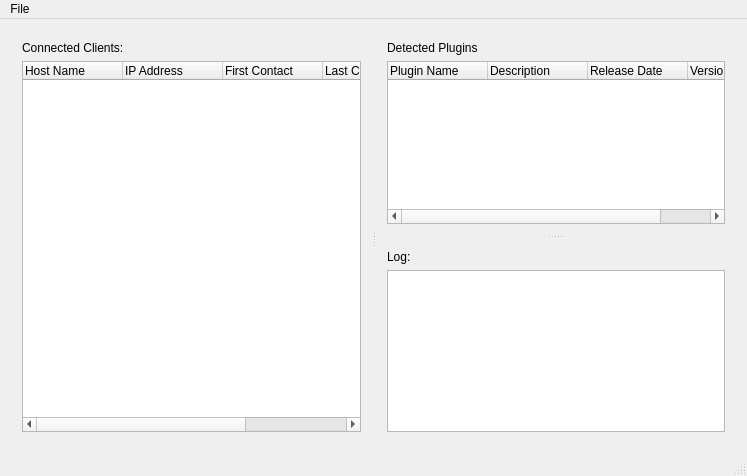
<?xml version="1.0" encoding="UTF-8"?>
<ui version="4.0">
 <class>UpdateServerMainWindow</class>
 <widget class="QMainWindow" name="UpdateServerMainWindow">
  <property name="geometry">
   <rect>
    <x>0</x>
    <y>0</y>
    <width>747</width>
    <height>476</height>
   </rect>
  </property>
  <property name="windowTitle">
   <string>ERP Update Server</string>
  </property>
  <property name="windowIcon">
   <iconset resource="../../universal/SmartPay/src/payroll_resources.qrc">
    <normaloff>:/payroll/images/1403_Globe.png</normaloff>:/payroll/images/1403_Globe.png</iconset>
  </property>
  <widget class="QWidget" name="centralWidget">
   <layout class="QVBoxLayout" name="verticalLayout_4">
    <item>
     <widget class="QSplitter" name="splitter_2">
      <property name="orientation">
       <enum>Qt::Horizontal</enum>
      </property>
      <widget class="QWidget" name="layoutWidget">
       <layout class="QVBoxLayout" name="verticalLayout_3">
        <item>
         <widget class="QLabel" name="label">
          <property name="text">
           <string>Connected Clients:</string>
          </property>
         </widget>
        </item>
        <item>
         <widget class="QTreeWidget" name="lstClients">
          <property name="alternatingRowColors">
           <bool>true</bool>
          </property>
          <column>
           <property name="text">
            <string>Host Name</string>
           </property>
          </column>
          <column>
           <property name="text">
            <string>IP Address</string>
           </property>
          </column>
          <column>
           <property name="text">
            <string>First Contact</string>
           </property>
          </column>
          <column>
           <property name="text">
            <string>Last Contact</string>
           </property>
          </column>
          <column>
           <property name="text">
            <string>Status</string>
           </property>
          </column>
         </widget>
        </item>
       </layout>
      </widget>
      <widget class="QSplitter" name="splitter">
       <property name="orientation">
        <enum>Qt::Vertical</enum>
       </property>
       <widget class="QWidget" name="layoutWidget">
        <layout class="QVBoxLayout" name="verticalLayout_2">
         <item>
          <widget class="QLabel" name="label_2">
           <property name="text">
            <string>Detected Plugins</string>
           </property>
          </widget>
         </item>
         <item>
          <widget class="QTreeWidget" name="lstPlugins">
           <property name="alternatingRowColors">
            <bool>true</bool>
           </property>
           <column>
            <property name="text">
             <string>Plugin Name</string>
            </property>
           </column>
           <column>
            <property name="text">
             <string>Description</string>
            </property>
           </column>
           <column>
            <property name="text">
             <string>Release Date</string>
            </property>
           </column>
           <column>
            <property name="text">
             <string>Version</string>
            </property>
           </column>
          </widget>
         </item>
        </layout>
       </widget>
       <widget class="QWidget" name="layoutWidget">
        <layout class="QVBoxLayout" name="verticalLayout">
         <item>
          <widget class="QLabel" name="label_3">
           <property name="text">
            <string>Log:</string>
           </property>
          </widget>
         </item>
         <item>
          <widget class="QListWidget" name="lstLog"/>
         </item>
        </layout>
       </widget>
      </widget>
     </widget>
    </item>
   </layout>
  </widget>
  <widget class="QStatusBar" name="statusBar"/>
  <widget class="QMenuBar" name="menuBar">
   <property name="geometry">
    <rect>
     <x>0</x>
     <y>0</y>
     <width>747</width>
     <height>21</height>
    </rect>
   </property>
   <widget class="QMenu" name="menuFile">
    <property name="title">
     <string>File</string>
    </property>
    <addaction name="actionMinimize"/>
    <addaction name="separator"/>
    <addaction name="actionExit"/>
   </widget>
   <addaction name="menuFile"/>
  </widget>
  <action name="actionMinimize">
   <property name="text">
    <string>Minimize</string>
   </property>
  </action>
  <action name="actionExit">
   <property name="text">
    <string>Exit</string>
   </property>
  </action>
 </widget>
 <layoutdefault spacing="6" margin="11"/>
 <resources>
  <include location="../../universal/SmartPay/src/payroll_resources.qrc"/>
 </resources>
 <connections/>
</ui>
